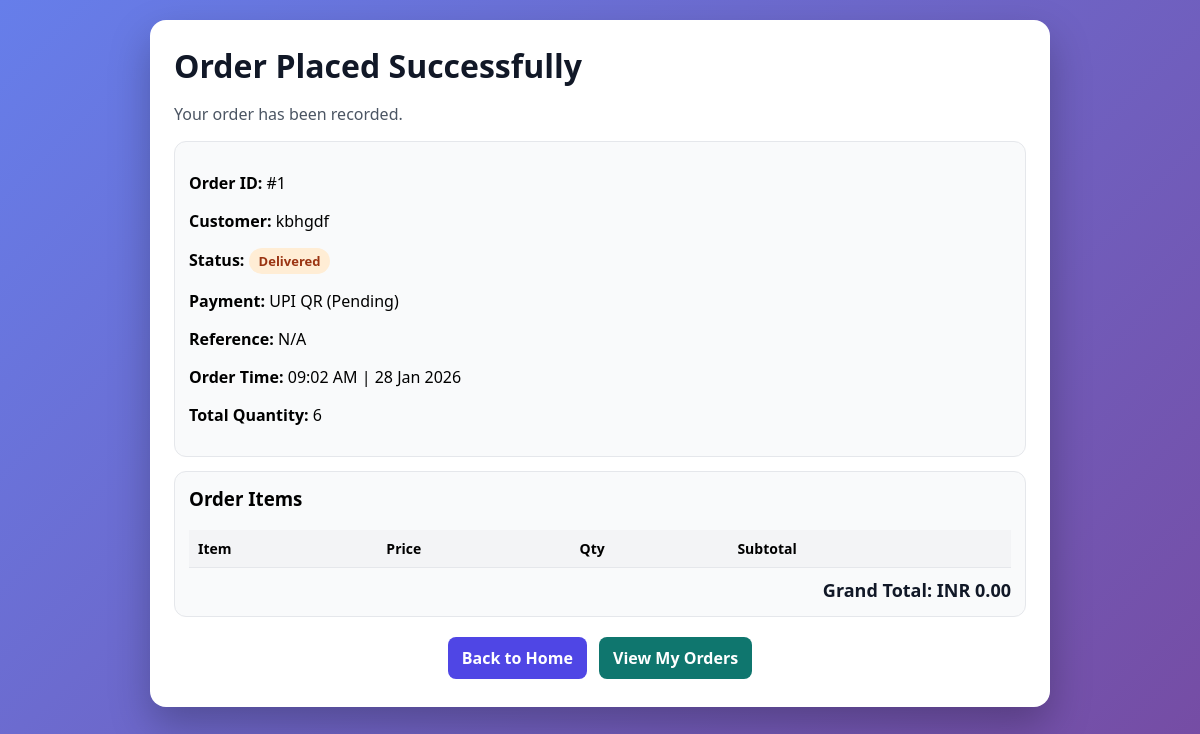
The app's page /success?order_id=1 with its own data.
### tables this page shows
CREATE TABLE orders (
            id INTEGER PRIMARY KEY AUTOINCREMENT,
            username TEXT NOT NULL,
            menu TEXT NOT NULL,
            quantity INTEGER NOT NULL,
            time TEXT NOT NULL,
            status TEXT NOT NULL,
            status_time TEXT NOT NULL
        , total_price REAL NOT NULL DEFAULT 0, payment_method TEXT NOT NULL DEFAULT 'UPI QR', payment_status TEXT NOT NULL DEFAULT 'Pending', payment_reference TEXT NOT NULL DEFAULT '');

### app.py (the view)
@app.route("/success", methods=["GET"])
def success():
    order_id = request.args.get("order_id")
    if order_id is None:
        return redirect(url_for("index"))
    conn = get_db_connection()
    order = conn.execute("SELECT * FROM orders WHERE id = ?", (order_id,)).fetchone()
    if order is None:
        conn.close()
        return redirect(url_for("index"))
    items = conn.execute("SELECT * FROM order_items WHERE order_id = ? ORDER BY id ASC", (order_id,)).fetchall()
    conn.close()
    return render_template("success.html", order=order, order_items=items)

### app.py (called while the page is built)
def get_db_connection():
    conn = sqlite3.connect(DATABASE)
    conn.row_factory = sqlite3.Row
    return conn

### templates/success.html (shortened to what this page needs)
<!DOCTYPE html>
<html lang="en">
<head>
</head>
<body>
    <div class="container">
        <h1>Order Placed Successfully</h1>
        <p class="muted">Your order has been recorded.</p>
        <div class="card">
            <p><strong>Order ID:</strong> #{{ order.id }}</p>
            <p><strong>Customer:</strong> {{ order.username }}</p>
            <p><strong>Status:</strong> <span class="status">{{ order.status }}</span></p>
            <p><strong>Payment:</strong> {{ order.payment_method }} ({{ order.payment_status }})</p>
            <p><strong>Reference:</strong> {{ order.payment_reference or 'N/A' }}</p>
            <p><strong>Order Time:</strong> {{ order.time }}</p>
            <p><strong>Total Quantity:</strong> {{ order.quantity }}</p>
        </div>
        <div class="card">
            <h3 style="margin-top:0;">Order Items</h3>
            <table>
                <tr>
                    <th>Item</th>
                    <th>Price</th>
                    <th>Qty</th>
                    <th>Subtotal</th>
                </tr>
            </table>
            <div class="total">Grand Total: INR {{ '%.2f'|format(order.total_price or 0) }}</div>
        </div>
        <div class="actions">
            <a href="{{ url_for('index') }}" class="btn">Back to Home</a>
            <a href="{{ url_for('my_orders', username=order.username) }}" class="btn alt">View My Orders</a>
        </div>
    </div>
</body>
</html>

### templates/success.html (style rules this page uses)
* { box-sizing: border-box; }
body { margin: 0; font-family: "Segoe UI", Tahoma, Geneva, Verdana, sans-serif; background: linear-gradient(135deg, #667eea 0%, #764ba2 100%); min-height: 100vh; padding: 20px; }
.container { max-width: 900px; margin: 0 auto; background: #fff; border-radius: 16px; box-shadow: 0 18px 40px rgba(0, 0, 0, 0.25); padding: 24px; }
h1 { margin: 0 0 8px; color: #111827; }
.muted { color: #4b5563; margin-bottom: 16px; }
.card { border: 1px solid #e5e7eb; border-radius: 12px; padding: 14px; margin-bottom: 14px; background: #f9fafb; }
.status { display: inline-block; padding: 4px 10px; border-radius: 999px; font-weight: 700; font-size: 13px; background: #ffedd5; color: #9a3412; }
table { width: 100%; border-collapse: collapse; }
th, td { text-align: left; padding: 9px; border-bottom: 1px solid #e5e7eb; font-size: 14px; }
th { background: #f3f4f6; }
.total { text-align: right; margin-top: 10px; font-size: 18px; font-weight: 800; color: #111827; }
.actions { text-align: center; margin-top: 16px; }
.btn { display: inline-block; text-decoration: none; margin: 4px; padding: 10px 14px; border-radius: 8px; font-weight: 700; color: #fff; background: #4f46e5; }
.btn.alt { background: #0f766e; }

### records on screen
orders: id "1", username "kbhgdf", status "Delivered", payment_method "UPI QR", payment_status "Pending", payment_reference "N/A", time "09:02 AM | 28 Jan 2026", quantity "6", total_price "0.00"
